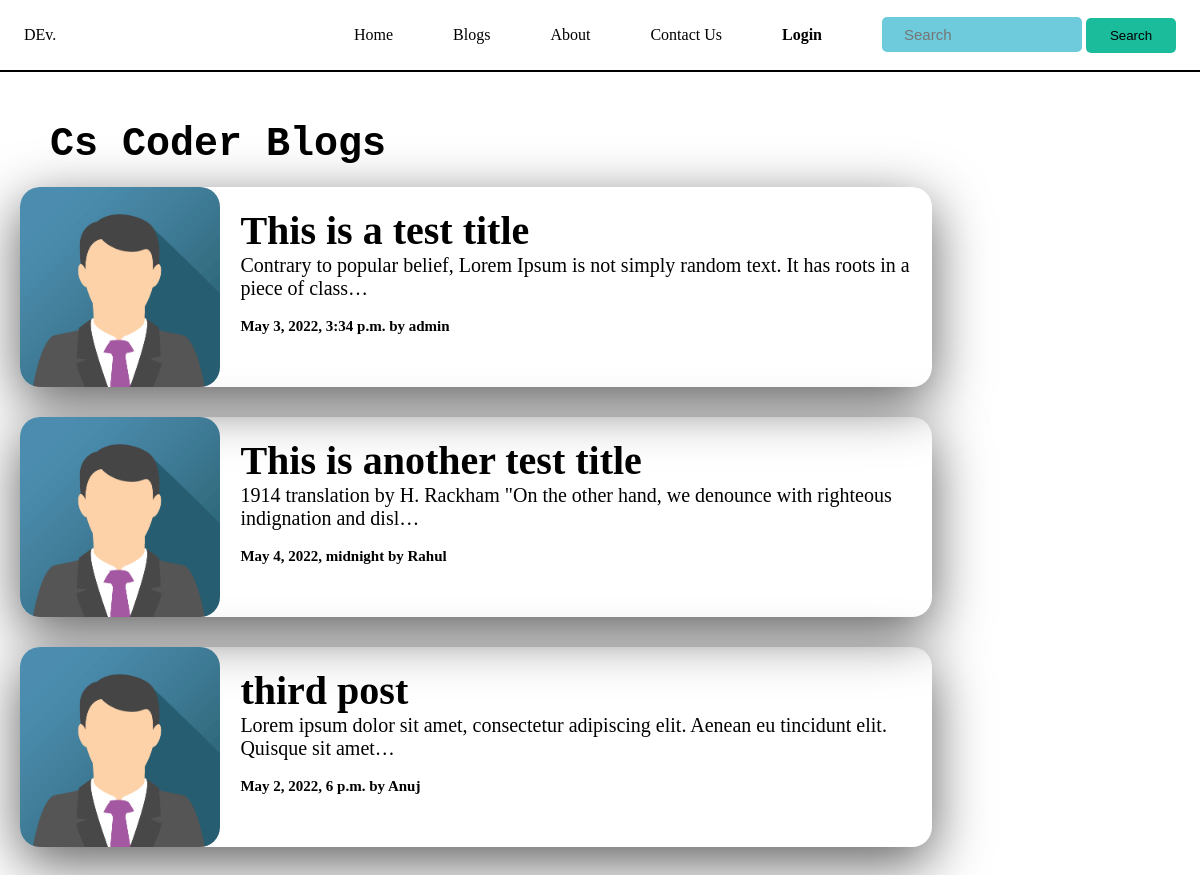
The page /blog/ on the database as committed earlier.
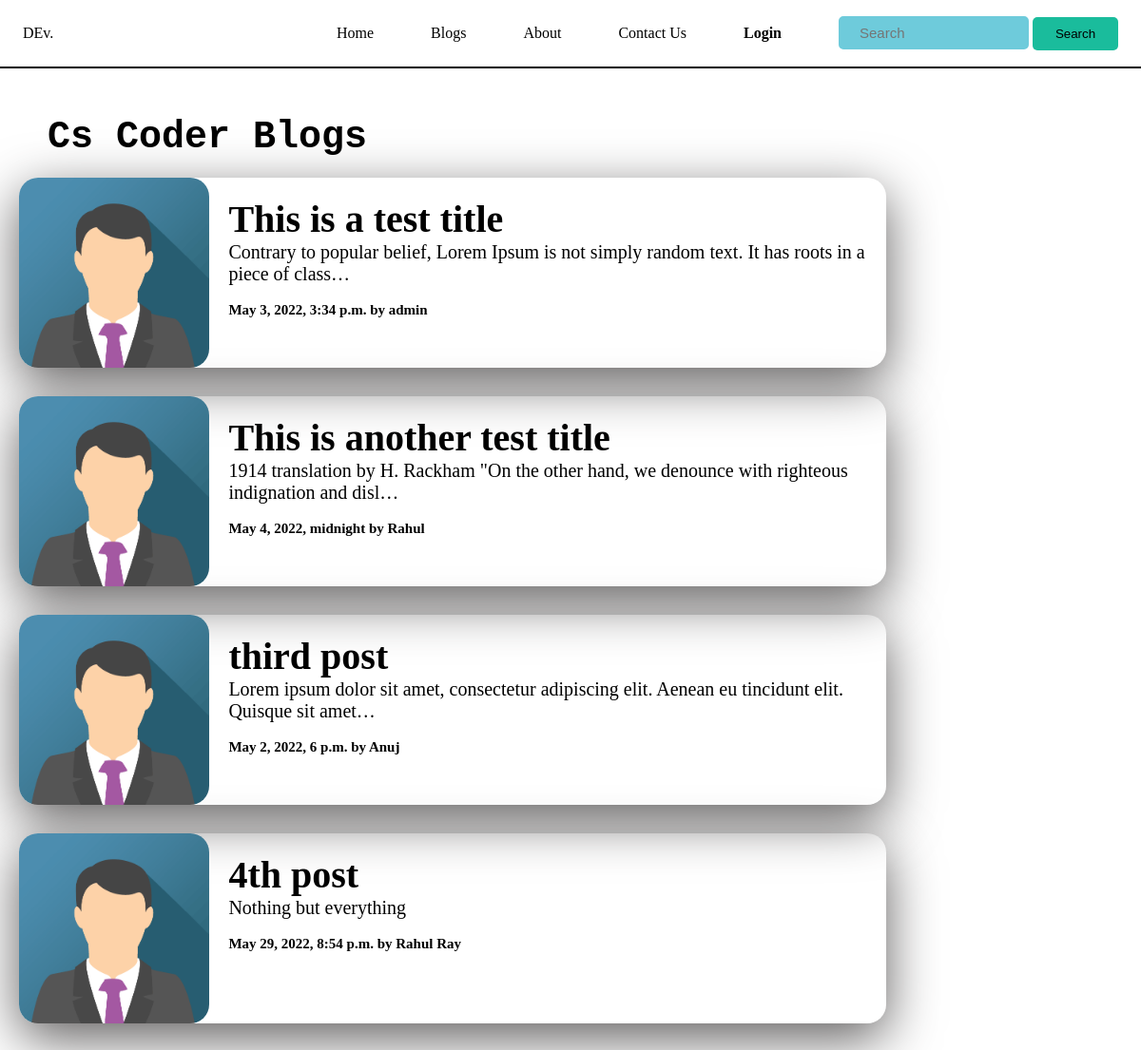
The same page on the database as committed later.
### Blog/models.py (models this page shows, shortened)
class Post(models.Model):
    sno = models.AutoField(primary_key=True)
    title = models.CharField(max_length=225)
    content = models.TextField()
    author = models.CharField(max_length=13)
    slug = models.CharField(max_length=50)
    timeStamp = models.DateTimeField(blank=True)
    '''
    sno
    Comment
    user
    post
    parent
    timestamp
    '''

### Blog/views.py (the view)
# urls.py: path('', views.blogHome, name='blogHome'),
def blogHome(request):
    allPosts = Post.objects.all()
    context = {'allPosts' : allPosts}
    return render(request, 'blog/blogHome.html', context)

### templates/blog/blogHome.html (shortened to what this page needs)
{% extends 'base.html' %}
{% block style %}
<link rel="stylesheet" href="/static/css/blog_home.css">
<link rel="stylesheet" href="/static/css/responsive_blog_home.css">
{% endblock style %}
{% block body %}
<h1 id="Cs_coder_blog">Cs Coder Blogs</h1>
{% for post in allPosts %}
    <div class="main_left">
      <div class="main_left_container">
          <img class="main_left_container_img" src="/static/images/img_avatar.png" alt="img">
          <div class="main_left_container_content">
            <h1><a href="/blog/{{post.slug}}">{{post.title}}</a></h1>
            <p>{{post.content | truncatechars:100}}</p>
            <br>
            <b><p id="time_Stamp">{{post.timeStamp}} by {{post.author}}</p></b>
          </div>
      </div>
    </div>
    {% endfor %}
{% endblock body %}

### templates/base.html (shortened to what this page needs)
<!doctype html>
<html lang="en">
  <head>
    <link rel="stylesheet" href="/static/css/navbar.css">
    {% block style %}{% endblock style %}
  </head>
  <body>
    <header>
      <nav class="navbar">
          <a href="#" class="nav-branding">DEv.</a>
          <ul class="nav-menu">
              <li class="nav-item"><a href="/" class="nav-link">Home</a></li>
              <li class="nav-item"><a href="/blog" class="nav-link">Blogs</a></li>
              <li class="nav-item"><a href="#" class="nav-link">About</a></li>
              <li class="nav-item"><a href="/contact" class="nav-link">Contact Us</a></li>
              <li class="nav-item"><strong><a href="/login" class="nav-link">Login</a></strong></li>
              <div class="search-box">
                  <input type="text" name="" placeholder="Search" id="search-box" name="path">
                  <button type="submit" class="searchbutton">Search
                  </button>
              </div>
          </ul>
      </nav>
  </header>
      {% block body %}{% endblock body %}
  </body>
</html>

### static/css/navbar.css (style rules this page uses)
* { margin: 0; padding: 0; box-sizing: border-box; }
header { background-color: #ffffff; top: 0%; position: sticky; border-bottom: 2px solid black; }
li { list-style: none; }
a { color: rgb(0, 0, 0); text-decoration: none; }
.navbar { min-height: 70px; display: flex; justify-content: space-between; align-items: center; padding: 0 24px; }
.nav-menu { display: flex; justify-content: space-between; align-items: center; gap: 60px; }
.nav-link { transition: 0.7s ease; }
#search-box { width: 200px; height: 35px; color: rgb(0, 0, 0); background-color: rgb(110, 203, 219); caret-color: rgb(0, 0, 0); font-size: 15px; font-family: sans-serif; border: 2px solid rgb(110, 203, 219); border-radius: 5px; padding-left: 20px; }
.searchbutton { height: 35px; border-radius: 5px; width: 90px; background: #1abc9c; border: none; }

### static/css/blog_home.css (style rules this page uses)
* { box-sizing: border-box; margin: 0; padding: 0; }
#Cs_coder_blog { margin-top: 50px; margin-left: 50px; font-family: 'Courier New', Courier, monospace; font-size: 2.5rem; }
.main_left { width: 80%; }
.main_left_container { margin: 20px; margin-bottom: 30px; width: 95%; height: 200px; display: flex; border-radius: 20px; box-shadow: 0 16px 55px 0 #615f5f; }
.main_left_container_img { height: 100%; border-radius: 20px; margin-right: 20px; }
.main_left_container_content { margin-right: 20px; padding-top: 20px; }
.main_left_container_content h1 { display: flex; align-items: center; font-size: 40px; }
.main_left_container_content h1 a { color: #000; text-decoration: none; }
.main_left_container_content p { display: flex; align-items: center; font-size: 20px; }
#time_Stamp { font-size: 15px; }

Rows that differ between the two databases and show on the page:
added Post: title "4th post", content "Nothing but everything", timeStamp "May 29, 2022, 8:54 p.m.", author "Rahul Ray"
